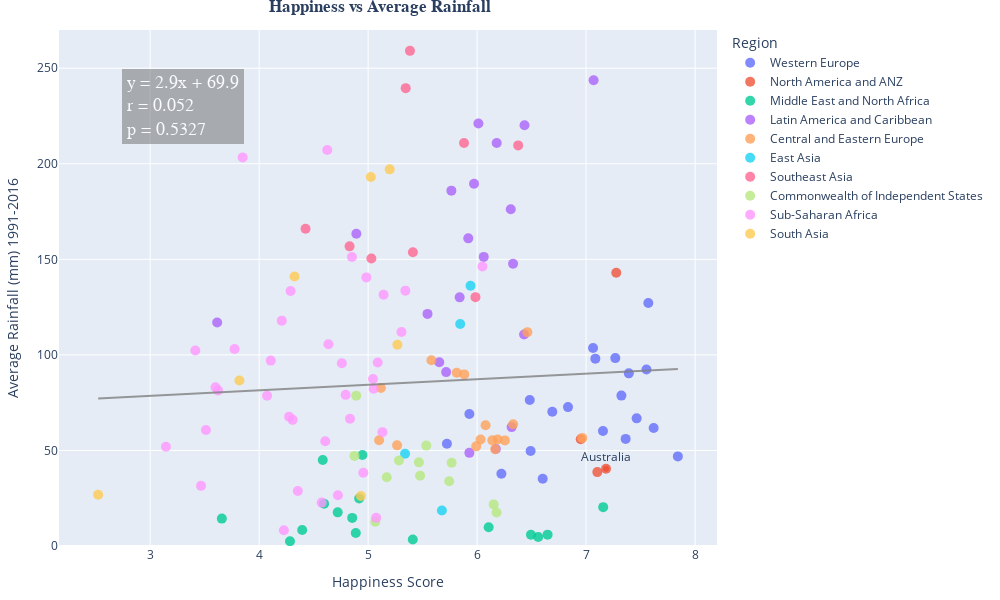

Notebook cell for this chart:
### Code cell
# RAINFALL AND HAPPINESS

# Scatter plot with linear regression
fig = px.scatter(weather_data, x="Happiness Score", y="Average Rainfall",  
                 hover_name="Country", color="Region", range_y=(0,270),
                 width=1000, height=600,
                 )
                 

# Format titles and axes
fig.update_layout(margin=dict(l=20, r=20, t=30, b=20), title_font_family="Arial", 
                  title={'text': "<b>Happiness vs Average Rainfall<b>", 'y':1, 'x':0.38, 'xanchor': 'center', 'yanchor': 'top'})
fig.update_xaxes(title="Happiness Score", showgrid=True)
fig.update_yaxes(title="Average Rainfall (mm) 1991-2016 ", showgrid=True)
fig.update_traces(marker=dict(size=10, opacity=0.8), selector=dict(mode='markers')) # formatting of dots

# LINEAR REGRESSION
# remove any nan/blanks and set the x and y params for linear regression calculation
clean = weather_data.dropna(subset=["Average Rainfall"])
y = clean["Average Rainfall"]
x = clean["Happiness Score"]

# Create the linear regression model and get values for regression line
(slope, intercept, rvalue, pvalue, stderr) = linregress(x, y)
reg_line = [(x*slope)+intercept for x in weather_data["Happiness Score"]]

# Create text for regression paramaters
alpha = round(slope,1)
beta = round(intercept,1)
r = round(rvalue, 3)
if pvalue<0.0001:
    p="<0.0001"
else:
    p = round(pvalue, 4)
line1 = 'y = ' + str(alpha) + 'x' + ' + ' + str(beta)
line2 = 'r = ' + str(r)
line3 = 'p = ' + str(p)
summary = line1 + '<br>' + line2  + '<br>' + line3

# Add linear regression line for whole sample
fig.add_traces(go.Scatter(x=weather_data["Happiness Score"], y=reg_line,
                          mode = 'lines',
                          marker_color='gray',
                          name='Regression line',
                          opacity=0.8,
                          showlegend=False)
               )
# Add to the equation and r squared 
fig.add_annotation(x=3.3, y=230, xref="x", yref="y", text=summary,
                   font=dict(family="Courier New, monospace", size=18, color="#ffffff"),
                   showarrow=False, align="left",
                   borderwidth=2, borderpad=4, bgcolor="rgba(100,100,100, 0.6)",
                   opacity=0.8)

# Highlight Australia on the plot
data = weather_data[weather_data['Country'] == 'Australia']
fig.add_trace(go.Scatter(
    x=[data.iloc[0,2]],
    y=[data.iloc[0,5]],
    mode="markers+text",
    name="Australia",
    text=["Australia"],
    textposition="top center",
    showlegend=False))

fig

### Figure 1 — Plotly figure (JSON) as saved in the notebook; plotly's stock layout.template omitted (floating-point values rounded to 4 significant figures; data arrays with more than 128 entries replaced by an {"elided": "..."} marker saying what was removed)
{"data": [{"hovertemplate": "<b>%{hovertext}</b><br><br>Region=Western Europe<br>Happiness Score=%{x}<br>Average Rainfall=%{y}<extra></extra>", "hovertext": ["Finland", "Denmark", "Switzerland", "Iceland", "Netherlands", "Norway", "Sweden", "Luxembourg", "Austria", "Germany", "Ireland", "United Kingdom", "Belgium", "France", "Malta", "Spain", "Italy", "Cyprus", "Portugal", "Greece", "North Cyprus"], "legendgroup": "Western Europe", "marker": {"color": "#636efa", "opacity": 0.8, "size": 10, "symbol": "circle"}, "mode": "markers", "name": "Western Europe", "orientation": "v", "showlegend": true, "type": "scatter", "x": [7.842, 7.62, 7.571, 7.554, 7.464, 7.392, 7.363, 7.324, 7.268, 7.155, 7.085, 7.064, 6.834, 6.69, 6.602, 6.491, 6.483, 6.223, 5.929, 5.723, 5.536], "xaxis": "x", "y": [46.89, 61.73, 127.1, 92.34, 66.79, 90.34, 56.04, 78.7, 98.32, 60.15, 98.03, 103.6, 72.67, 70.2, 35.16, 49.68, 76.35, 37.83, 69.06, 53.55, null], "yaxis": "y"}, {"hovertemplate": "<b>%{hovertext}</b><br><br>Region=North America and ANZ<br>Happiness Score=%{x}<br>Average Rainfall=%{y}<extra></extra>", "hovertext": ["New Zealand", "Australia", "Canada", "United States"], "legendgroup": "North America and ANZ", "marker": {"color": "#EF553B", "opacity": 0.8, "size": 10, "symbol": "circle"}, "mode": "markers", "name": "North America and ANZ", "orientation": "v", "showlegend": true, "type": "scatter", "x": [7.277, 7.183, 7.103, 6.951], "xaxis": "x", "y": [143.0, 40.41, 38.67, 55.89], "yaxis": "y"}, {"hovertemplate": "<b>%{hovertext}</b><br><br>Region=Middle East and North Africa<br>Happiness Score=%{x}<br>Average Rainfall=%{y}<extra></extra>", "hovertext": ["Israel", "Bahrain", "United Arab Emirates", "Saudi Arabia", "Kuwait", "Libya", "Turkey", "Morocco", "Algeria", "Iraq", "Iran", "Tunisia", "Lebanon", "Palestinian Territories", "Jordan", "Egypt", "Yemen"], "legendgroup": "Middle East and North Africa", "marker": {"color": "#00cc96", "opacity": 0.8, "size": 10, "symbol": "circle"}, "mode": "markers", "name": "Middle East and North Africa", "orientation": "v", "showlegend": true, "type": "scatter", "x": [7.157, 6.647, 6.561, 6.494, 6.106, 5.41, 4.948, 4.918, 4.887, 4.854, 4.721, 4.596, 4.584, 4.517, 4.395, 4.283, 3.658], "xaxis": "x", "y": [20.34, 5.932, 4.721, 5.861, 9.824, 3.409, 47.59, 24.85, 6.836, 14.71, 17.61, 22.16, 44.98, null, 8.381, 2.485, 14.33], "yaxis": "y"}, {"hovertemplate": "<b>%{hovertext}</b><br><br>Region=Latin America and Caribbean<br>Happiness Score=%{x}<br>Average Rainfall=%{y}<extra></extra>", "hovertext": ["Costa Rica", "Guatemala", "Uruguay", "Brazil", "Mexico", "Jamaica", "Panama", "Chile", "El Salvador", "Colombia", "Nicaragua", "Argentina", "Honduras", "Peru", "Ecuador", "Bolivia", "Paraguay", "Dominican Republic", "Venezuela", "Haiti"], "legendgroup": "Latin America and Caribbean", "marker": {"color": "#ab63fa", "opacity": 0.8, "size": 10, "symbol": "circle"}, "mode": "markers", "name": "Latin America and Caribbean", "orientation": "v", "showlegend": true, "type": "scatter", "x": [7.069, 6.435, 6.431, 6.33, 6.317, 6.309, 6.18, 6.172, 6.061, 6.012, 5.972, 5.929, 5.919, 5.84, 5.764, 5.716, 5.653, 5.545, 4.892, 3.615], "xaxis": "x", "y": [243.7, 220.2, 110.7, 147.7, 62.22, 176.2, 210.8, 50.73, 151.3, 221.1, 189.5, 48.74, 161.0, 130.1, 185.9, 91.0, 96.11, 121.4, 163.4, 117.0], "yaxis": "y"}, {"hovertemplate": "<b>%{hovertext}</b><br><br>Region=Central and Eastern Europe<br>Happiness Score=%{x}<br>Average Rainfall=%{y}<extra></extra>", "hovertext": ["Czech Republic", "Slovenia", "Kosovo", "Slovakia", "Lithuania", "Estonia", "Poland", "Romania", "Serbia", "Latvia", "Hungary", "Croatia", "Bosnia and Herzegovina", "Montenegro", "Bulgaria", "Albania", "North Macedonia"], "legendgroup": "Central and Eastern Europe", "marker": {"color": "#FFA15A", "opacity": 0.8, "size": 10, "symbol": "circle"}, "mode": "markers", "name": "Central and Eastern Europe", "orientation": "v", "showlegend": true, "type": "scatter", "x": [6.965, 6.461, 6.372, 6.331, 6.255, 6.189, 6.166, 6.14, 6.078, 6.032, 5.992, 5.882, 5.813, 5.581, 5.266, 5.117, 5.101], "xaxis": "x", "y": [56.57, 111.9, null, 63.67, 55.26, 55.74, 50.62, 55.28, 63.15, 55.7, 52.13, 89.8, 90.62, 97.15, 52.67, 82.68, 55.36], "yaxis": "y"}, {"hovertemplate": "<b>%{hovertext}</b><br><br>Region=East Asia<br>Happiness Score=%{x}<br>Average Rainfall=%{y}<extra></extra>", "hovertext": ["Taiwan Province of China", "Japan", "South Korea", "Mongolia", "Hong Kong S.A.R. of China", "China"], "legendgroup": "East Asia", "marker": {"color": "#19d3f3", "opacity": 0.8, "size": 10, "symbol": "circle"}, "mode": "markers", "name": "East Asia", "orientation": "v", "showlegend": true, "type": "scatter", "x": [6.584, 5.94, 5.845, 5.677, 5.477, 5.339], "xaxis": "x", "y": [null, 136.2, 116.1, 18.57, null, 48.28], "yaxis": "y"}, {"hovertemplate": "<b>%{hovertext}</b><br><br>Region=Southeast Asia<br>Happiness Score=%{x}<br>Average Rainfall=%{y}<extra></extra>", "hovertext": ["Singapore", "Thailand", "Philippines", "Vietnam", "Malaysia", "Indonesia", "Laos", "Cambodia", "Myanmar"], "legendgroup": "Southeast Asia", "marker": {"color": "#FF6692", "opacity": 0.8, "size": 10, "symbol": "circle"}, "mode": "markers", "name": "Southeast Asia", "orientation": "v", "showlegend": true, "type": "scatter", "x": [6.377, 5.985, 5.88, 5.411, 5.384, 5.345, 5.03, 4.83, 4.426], "xaxis": "x", "y": [209.6, 130.2, 210.9, 153.7, 259.1, 239.6, 150.5, 156.8, 166.0], "yaxis": "y"}, {"hovertemplate": "<b>%{hovertext}</b><br><br>Region=Commonwealth of Independent States<br>Happiness Score=%{x}<br>Average Rainfall=%{y}<extra></extra>", "hovertext": ["Uzbekistan", "Kazakhstan", "Moldova", "Kyrgyzstan", "Belarus", "Russia", "Tajikistan", "Armenia", "Azerbaijan", "Turkmenistan", "Georgia", "Ukraine"], "legendgroup": "Commonwealth of Independent States", "marker": {"color": "#B6E880", "opacity": 0.8, "size": 10, "symbol": "circle"}, "mode": "markers", "name": "Commonwealth of Independent States", "orientation": "v", "showlegend": true, "type": "scatter", "x": [6.179, 6.152, 5.766, 5.744, 5.534, 5.477, 5.466, 5.283, 5.171, 5.066, 4.891, 4.875], "xaxis": "x", "y": [17.54, 21.77, 43.54, 33.86, 52.54, 36.82, 43.77, 44.78, 35.98, 12.67, 78.67, 47.15], "yaxis": "y"}, {"hovertemplate": "<b>%{hovertext}</b><br><br>Region=Sub-Saharan Africa<br>Happiness Score=%{x}<br>Average Rainfall=%{y}<extra></extra>", "hovertext": ["Mauritius", "Congo (Brazzaville)", "Ivory Coast", "Cameroon", "Senegal", "Ghana", "Niger", "Gambia", "Benin", "Guinea", "South Africa", "Gabon", "Burkina Faso", "Mozambique", "Nigeria", "Mali", "Uganda", "Liberia", "Kenya", "Namibia", "Chad", "Swaziland", "Comoros", "Ethiopia", "Mauritania", "Madagascar", "Togo", "Zambia", "Sierra Leone", "Burundi", "Tanzania", "Malawi", "Lesotho", "Botswana", "Rwanda", "Zimbabwe"], "legendgroup": "Sub-Saharan Africa", "marker": {"color": "#FF97FF", "opacity": 0.8, "size": 10, "symbol": "circle"}, "mode": "markers", "name": "Sub-Saharan Africa", "orientation": "v", "showlegend": true, "type": "scatter", "x": [6.049, 5.342, 5.306, 5.142, 5.132, 5.088, 5.074, 5.051, 5.045, 4.984, 4.956, 4.852, 4.834, 4.794, 4.759, 4.723, 4.636, 4.625, 4.607, 4.574, 4.355, 4.308, 4.289, 4.275, 4.227, 4.208, 4.107, 4.073, 3.849, 3.775, 3.623, 3.6, 3.512, 3.467, 3.415, 3.145], "xaxis": "x", "y": [146.2, 133.6, 112.0, 131.5, 59.57, 96.06, 14.73, 82.32, 87.34, 140.6, 38.3, 151.2, 66.58, 79.08, 95.58, 26.59, 105.5, 207.2, 54.8, 22.7, 28.75, 66.01, 133.5, 67.67, 8.236, 117.9, 97.01, 78.59, 203.3, 103.1, 81.43, 83.1, 60.72, 31.48, 102.3, 51.96], "yaxis": "y"}, {"hovertemplate": "<b>%{hovertext}</b><br><br>Region=South Asia<br>Happiness Score=%{x}<br>Average Rainfall=%{y}<extra></extra>", "hovertext": ["Nepal", "Maldives", "Bangladesh", "Pakistan", "Sri Lanka", "India", "Afghanistan"], "legendgroup": "South Asia", "marker": {"color": "#FECB52", "opacity": 0.8, "size": 10, "symbol": "circle"}, "mode": "markers", "name": "South Asia", "orientation": "v", "showlegend": true, "type": "scatter", "x": [5.269, 5.198, 5.025, 4.934, 4.325, 3.819, 2.523], "xaxis": "x", "y": [105.3, 197.1, 193.1, 26.14, 141.0, 86.64, 26.84], "yaxis": "y"}, {"marker": {"color": "gray"}, "mode": "lines", "name": "Regression line", "opacity": 0.8, "showlegend": false, "type": "scatter", "x": {"elided": "149 float values"}, "y": {"elided": "149 float values"}}, {"mode": "markers+text", "name": "Australia", "showlegend": false, "text": ["Australia"], "textposition": "top center", "type": "scatter", "x": [7.183], "y": [40.41]}], "layout": {"annotations": [{"align": "left", "bgcolor": "rgba(100,100,100, 0.6)", "borderpad": 4, "borderwidth": 2, "font": {"color": "#ffffff", "family": "Courier New, monospace", "size": 18}, "opacity": 0.8, "showarrow": false, "text": "y = 2.9x + 69.9<br>r = 0.052<br>p = 0.5327", "x": 3.3, "xref": "x", "y": 230, "yref": "y"}], "height": 600, "legend": {"title": {"text": "Region"}, "tracegroupgap": 0}, "margin": {"b": 20, "l": 20, "r": 20, "t": 30}, "title": {"font": {"family": "Arial"}, "text": "<b>Happiness vs Average Rainfall<b>", "x": 0.38, "xanchor": "center", "y": 1, "yanchor": "top"}, "width": 1000, "xaxis": {"anchor": "y", "domain": [0, 1], "showgrid": true, "title": {"text": "Happiness Score"}}, "yaxis": {"anchor": "x", "domain": [0, 1], "range": [0, 270], "showgrid": true, "title": {"text": "Average Rainfall (mm) 1991-2016 "}}}}
